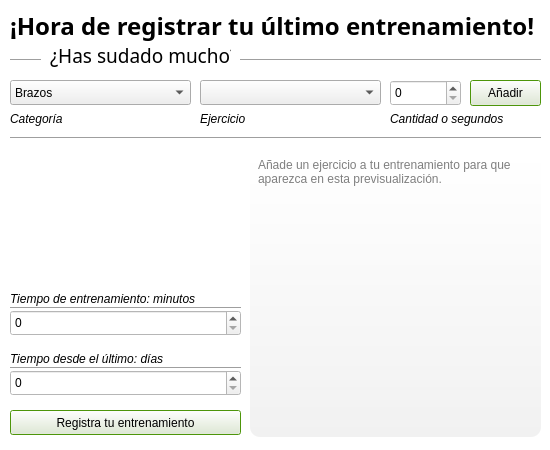
<?xml version="1.0" encoding="UTF-8"?>
<ui version="4.0">
 <class>MainWindow</class>
 <widget class="QMainWindow" name="MainWindow">
  <property name="geometry">
   <rect>
    <x>0</x>
    <y>0</y>
    <width>550</width>
    <height>450</height>
   </rect>
  </property>
  <property name="minimumSize">
   <size>
    <width>550</width>
    <height>450</height>
   </size>
  </property>
  <property name="maximumSize">
   <size>
    <width>550</width>
    <height>450</height>
   </size>
  </property>
  <property name="palette">
   <palette>
    <active>
     <colorrole role="Base">
      <brush brushstyle="SolidPattern">
       <color alpha="255">
        <red>255</red>
        <green>255</green>
        <blue>255</blue>
       </color>
      </brush>
     </colorrole>
     <colorrole role="Window">
      <brush brushstyle="SolidPattern">
       <color alpha="255">
        <red>255</red>
        <green>255</green>
        <blue>255</blue>
       </color>
      </brush>
     </colorrole>
     <colorrole role="Highlight">
      <brush brushstyle="SolidPattern">
       <color alpha="255">
        <red>96</red>
        <green>186</green>
        <blue>12</blue>
       </color>
      </brush>
     </colorrole>
    </active>
    <inactive>
     <colorrole role="Base">
      <brush brushstyle="SolidPattern">
       <color alpha="255">
        <red>255</red>
        <green>255</green>
        <blue>255</blue>
       </color>
      </brush>
     </colorrole>
     <colorrole role="Window">
      <brush brushstyle="SolidPattern">
       <color alpha="255">
        <red>255</red>
        <green>255</green>
        <blue>255</blue>
       </color>
      </brush>
     </colorrole>
     <colorrole role="Highlight">
      <brush brushstyle="SolidPattern">
       <color alpha="255">
        <red>96</red>
        <green>186</green>
        <blue>12</blue>
       </color>
      </brush>
     </colorrole>
    </inactive>
    <disabled>
     <colorrole role="Base">
      <brush brushstyle="SolidPattern">
       <color alpha="255">
        <red>238</red>
        <green>238</green>
        <blue>236</blue>
       </color>
      </brush>
     </colorrole>
     <colorrole role="Window">
      <brush brushstyle="SolidPattern">
       <color alpha="255">
        <red>238</red>
        <green>238</green>
        <blue>236</blue>
       </color>
      </brush>
     </colorrole>
     <colorrole role="Highlight">
      <brush brushstyle="SolidPattern">
       <color alpha="255">
        <red>145</red>
        <green>145</green>
        <blue>145</blue>
       </color>
      </brush>
     </colorrole>
    </disabled>
   </palette>
  </property>
  <property name="windowTitle">
   <string>Nuevo Entrenamiento</string>
  </property>
  <property name="windowIcon">
   <iconset>
    <normaloff>images/logo_efit.png</normaloff>images/logo_efit.png</iconset>
  </property>
  <widget class="QWidget" name="centralwidget">
   <widget class="QLabel" name="title">
    <property name="geometry">
     <rect>
      <x>10</x>
      <y>10</y>
      <width>531</width>
      <height>31</height>
     </rect>
    </property>
    <property name="font">
     <font>
      <family>Garuda</family>
      <pointsize>18</pointsize>
      <weight>75</weight>
      <bold>true</bold>
     </font>
    </property>
    <property name="text">
     <string>¡Hora de registrar tu último entrenamiento!</string>
    </property>
   </widget>
   <widget class="QLabel" name="subtitle">
    <property name="geometry">
     <rect>
      <x>50</x>
      <y>40</y>
      <width>181</width>
      <height>31</height>
     </rect>
    </property>
    <property name="font">
     <font>
      <family>Gayathri</family>
      <pointsize>14</pointsize>
      <italic>false</italic>
     </font>
    </property>
    <property name="text">
     <string>¿Has sudado mucho?</string>
    </property>
   </widget>
   <widget class="Line" name="line1">
    <property name="geometry">
     <rect>
      <x>240</x>
      <y>50</y>
      <width>301</width>
      <height>20</height>
     </rect>
    </property>
    <property name="orientation">
     <enum>Qt::Horizontal</enum>
    </property>
   </widget>
   <widget class="Line" name="line2">
    <property name="geometry">
     <rect>
      <x>10</x>
      <y>50</y>
      <width>31</width>
      <height>20</height>
     </rect>
    </property>
    <property name="orientation">
     <enum>Qt::Horizontal</enum>
    </property>
   </widget>
   <widget class="QComboBox" name="modalitySel">
    <property name="geometry">
     <rect>
      <x>10</x>
      <y>80</y>
      <width>181</width>
      <height>25</height>
     </rect>
    </property>
    <property name="styleSheet">
     <string notr="true">QComboBox {
	selection-background-color: rgb(96, 186, 12);
}
QComboBox:hover {
	background-color: rgb(131, 191, 75);
}</string>
    </property>
    <item>
     <property name="text">
      <string>Brazos</string>
     </property>
    </item>
    <item>
     <property name="text">
      <string>Espalda</string>
     </property>
    </item>
    <item>
     <property name="text">
      <string>Pectoral</string>
     </property>
    </item>
    <item>
     <property name="text">
      <string>Abdomen</string>
     </property>
    </item>
    <item>
     <property name="text">
      <string>Piernas</string>
     </property>
    </item>
    <item>
     <property name="text">
      <string>Otros</string>
     </property>
    </item>
   </widget>
   <widget class="QComboBox" name="typeSel">
    <property name="geometry">
     <rect>
      <x>200</x>
      <y>80</y>
      <width>181</width>
      <height>25</height>
     </rect>
    </property>
    <property name="styleSheet">
     <string notr="true">QComboBox {
	selection-background-color: rgb(96, 186, 12);
}
QComboBox:hover {
	background-color: rgb(131, 191, 75);
}</string>
    </property>
   </widget>
   <widget class="QSpinBox" name="cantSel">
    <property name="geometry">
     <rect>
      <x>390</x>
      <y>80</y>
      <width>71</width>
      <height>26</height>
     </rect>
    </property>
   </widget>
   <widget class="QLabel" name="explanation1">
    <property name="geometry">
     <rect>
      <x>10</x>
      <y>110</y>
      <width>181</width>
      <height>17</height>
     </rect>
    </property>
    <property name="font">
     <font>
      <pointsize>9</pointsize>
      <italic>true</italic>
     </font>
    </property>
    <property name="text">
     <string>Categoría</string>
    </property>
   </widget>
   <widget class="QLabel" name="explanation2">
    <property name="geometry">
     <rect>
      <x>200</x>
      <y>110</y>
      <width>181</width>
      <height>17</height>
     </rect>
    </property>
    <property name="font">
     <font>
      <pointsize>9</pointsize>
      <italic>true</italic>
     </font>
    </property>
    <property name="text">
     <string>Ejercicio</string>
    </property>
   </widget>
   <widget class="QLabel" name="explanation3">
    <property name="geometry">
     <rect>
      <x>390</x>
      <y>110</y>
      <width>151</width>
      <height>17</height>
     </rect>
    </property>
    <property name="font">
     <font>
      <pointsize>9</pointsize>
      <italic>true</italic>
     </font>
    </property>
    <property name="text">
     <string>Cantidad o segundos</string>
    </property>
   </widget>
   <widget class="Line" name="line3">
    <property name="geometry">
     <rect>
      <x>10</x>
      <y>130</y>
      <width>531</width>
      <height>16</height>
     </rect>
    </property>
    <property name="orientation">
     <enum>Qt::Horizontal</enum>
    </property>
   </widget>
   <widget class="QLabel" name="image">
    <property name="geometry">
     <rect>
      <x>10</x>
      <y>140</y>
      <width>231</width>
      <height>141</height>
     </rect>
    </property>
    <property name="text">
     <string/>
    </property>
    <property name="pixmap">
     <pixmap>images/undraw_finish_line_katerina_limpitsouni_xy20.png</pixmap>
    </property>
    <property name="scaledContents">
     <bool>true</bool>
    </property>
   </widget>
   <widget class="QPushButton" name="addBtn">
    <property name="geometry">
     <rect>
      <x>470</x>
      <y>80</y>
      <width>71</width>
      <height>26</height>
     </rect>
    </property>
    <property name="text">
     <string>Añadir</string>
    </property>
    <property name="default">
     <bool>true</bool>
    </property>
   </widget>
   <widget class="QLabel" name="label">
    <property name="geometry">
     <rect>
      <x>250</x>
      <y>150</y>
      <width>291</width>
      <height>287</height>
     </rect>
    </property>
    <property name="styleSheet">
     <string notr="true">QLabel {
	color: rgba(0, 0, 0, 0.5);
	background-color: qlineargradient(spread:pad, x1:1, y1:1, x2:1, y2:0.011, stop:0 rgba(241, 241, 241, 255), stop:1 rgba(255, 255, 255, 255));
	border-radius: 10px;
	padding-left: 5;
	padding-top: 5;
}
QLabel:hover {
	color: rgb(0, 0, 0)
}</string>
    </property>
    <property name="text">
     <string>Añade un ejercicio a tu entrenamiento para que aparezca en esta previsualización.</string>
    </property>
    <property name="alignment">
     <set>Qt::AlignLeading|Qt::AlignLeft|Qt::AlignTop</set>
    </property>
    <property name="wordWrap">
     <bool>true</bool>
    </property>
   </widget>
   <widget class="QPushButton" name="mainBtn">
    <property name="geometry">
     <rect>
      <x>10</x>
      <y>410</y>
      <width>231</width>
      <height>25</height>
     </rect>
    </property>
    <property name="text">
     <string>Registra tu entrenamiento</string>
    </property>
    <property name="default">
     <bool>true</bool>
    </property>
   </widget>
   <widget class="QSpinBox" name="cantSel_2">
    <property name="geometry">
     <rect>
      <x>10</x>
      <y>310</y>
      <width>231</width>
      <height>26</height>
     </rect>
    </property>
   </widget>
   <widget class="QSpinBox" name="cantSel_3">
    <property name="geometry">
     <rect>
      <x>10</x>
      <y>370</y>
      <width>231</width>
      <height>26</height>
     </rect>
    </property>
   </widget>
   <widget class="QLabel" name="explanation1_2">
    <property name="geometry">
     <rect>
      <x>10</x>
      <y>290</y>
      <width>231</width>
      <height>17</height>
     </rect>
    </property>
    <property name="font">
     <font>
      <pointsize>9</pointsize>
      <italic>true</italic>
     </font>
    </property>
    <property name="text">
     <string>Tiempo de entrenamiento: minutos</string>
    </property>
   </widget>
   <widget class="QLabel" name="explanation1_4">
    <property name="geometry">
     <rect>
      <x>10</x>
      <y>350</y>
      <width>231</width>
      <height>17</height>
     </rect>
    </property>
    <property name="font">
     <font>
      <pointsize>9</pointsize>
      <italic>true</italic>
     </font>
    </property>
    <property name="text">
     <string>Tiempo desde el último: días</string>
    </property>
   </widget>
   <widget class="Line" name="line">
    <property name="geometry">
     <rect>
      <x>10</x>
      <y>300</y>
      <width>231</width>
      <height>16</height>
     </rect>
    </property>
    <property name="orientation">
     <enum>Qt::Horizontal</enum>
    </property>
   </widget>
   <widget class="Line" name="line_2">
    <property name="geometry">
     <rect>
      <x>10</x>
      <y>360</y>
      <width>231</width>
      <height>16</height>
     </rect>
    </property>
    <property name="orientation">
     <enum>Qt::Horizontal</enum>
    </property>
   </widget>
  </widget>
 </widget>
 <resources/>
 <connections/>
</ui>
